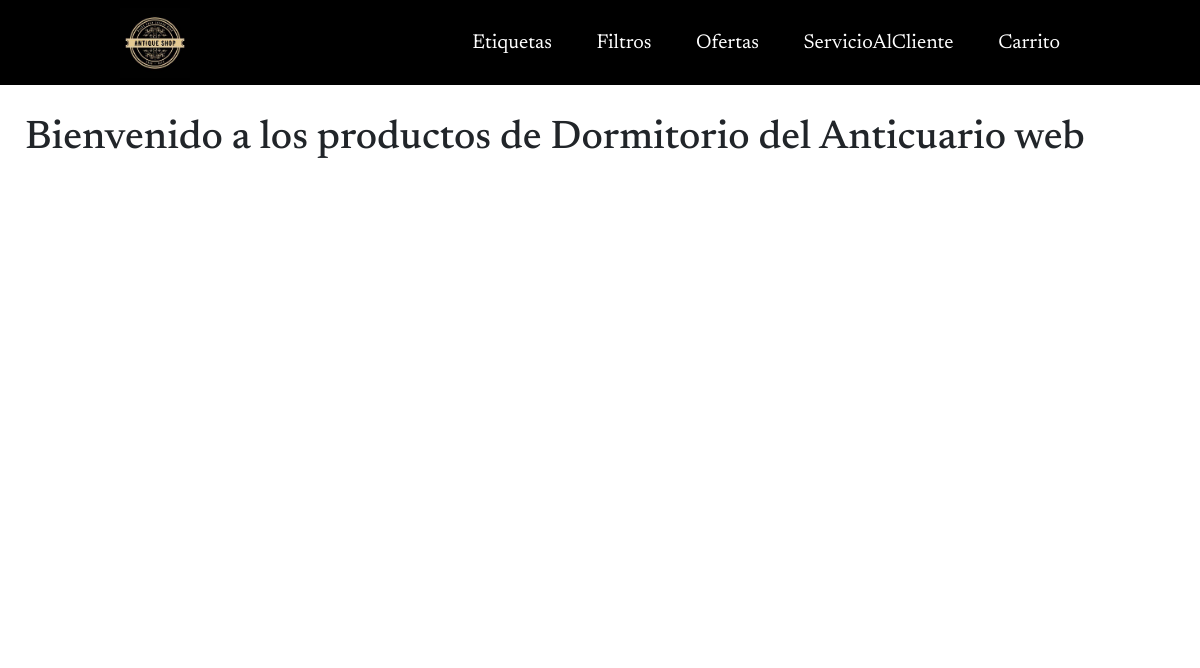
Page /Dormitorio on the earlier database version.
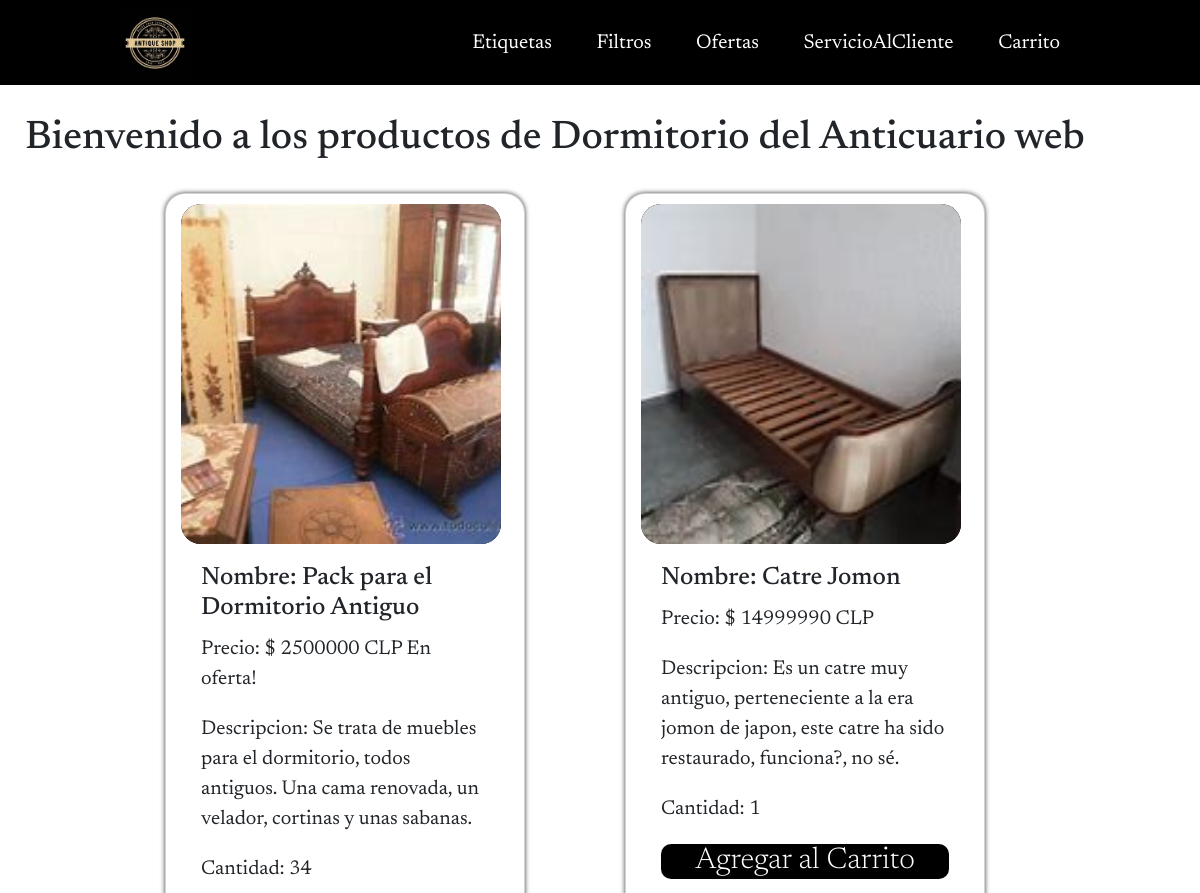
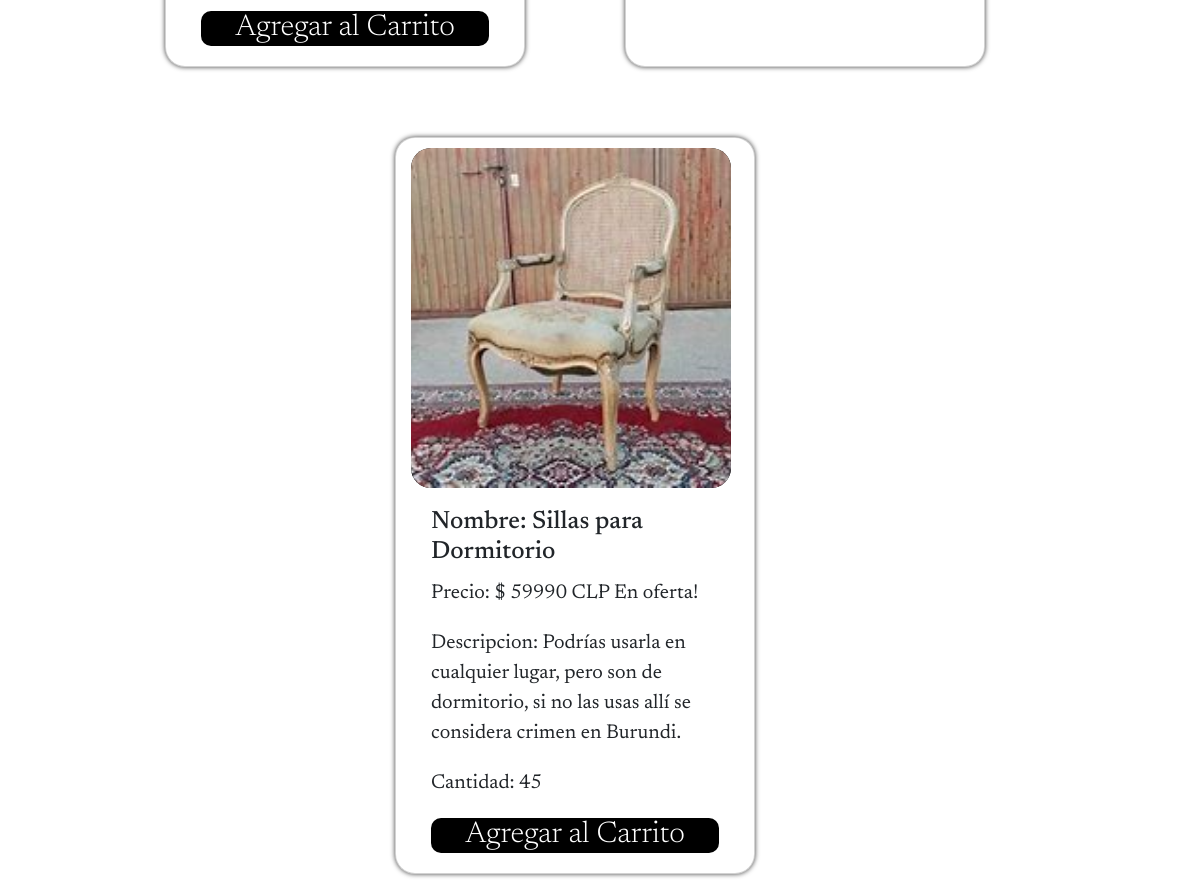
Same page on the later database version (2 pictures, top to bottom).
### appAnticuario/models.py (models this page shows, shortened)
class producto(models.Model):
    id_prod =  models.IntegerField(primary_key=True)
    id_prod_etiqueta = models.CharField(max_length=15)
    enOferta = models.BooleanField(default=False)
    imagen_prod = models.ImageField(upload_to="productos")
    nom_prod = models.CharField(max_length=35)
    precio_prod = models.IntegerField()
    desc_prod= models.CharField(max_length=150)
    cantidad = models.IntegerField()

### appAnticuario/views.py (the view)
# urls.py: path('Dormitorio', views.Dormitorio, name='Dormitorio'),
def Dormitorio(request):
    productos = producto.objects.filter(id_prod_etiqueta='Dormitorio')
    context = {"productos": productos}
    return render(request, 'appAnticuario/Dormitorio.html', context)

### appAnticuario/context_processor.py (called while the page is built)
def totalCarrito(request):
    total = 0
    if "carrito" in request.session.keys():
        for key, value in request.session["carrito"].items():
            total += (value["acumulado"])
    return {"totalCarrito": total}

### appAnticuario/templates/appAnticuario/Dormitorio.html (shortened to what this page needs)
{% load static %}
<!DOCTYPE html>
<html lang="en">
  <head>
    <link rel="stylesheet" href="{% static 'styles.css' %}">
    <link href="https://cdn.jsdelivr.net/npm/bootstrap@5.2.3/dist/css/bootstrap.min.css" rel="stylesheet">
  </head>
  <body>
<header class= "header">
  <div class="logo">
    <a href="Anticuario"><img src="{% static '/logo/OIP.jpg' %}" alt="Logo de la pagina"></a>
  </div>
  <nav>
    <ul class="nav_links">
      <li><a href="Etiquetas">Etiquetas</a></li>
      <li><a href="Filtros">Filtros</a></li>
      <li><a href="Ofertas">Ofertas</a></li>
      <li><a href="ServicioAlCliente">ServicioAlCliente</a></li>
      <li><a class="nav-link text-white" data-bs-toggle="modal" data-bs-target="#modal">Carrito</a></li>
    </ul>
  </nav>
</header>
    <br>
    <h1> Bienvenido a los productos de Dormitorio del Anticuario web </h1>
    <main>
      <div class="row" id="contenedor">
        {% for producto in productos %}
            <div class="card mt-3" style="width: 18rem;">
                <img class="card-img-top mt-2" src="{{producto.imagen_prod.url}}" alt="{{ producto.nom_prod }}">
                <div class="card-body">
                  <h5 class="card-title">Nombre: {{producto.nom_prod}}</h5>
                  <p class="card-text">Precio: $ {{producto.precio_prod}} CLP
                    {% if producto.enOferta %}
                      <span id="spanOferta">En oferta!</span>
                    {% endif %}
                  </p>
                  <p class="card-text">Descripcion: {{producto.desc_prod}}</p>
                  <p class="card-text">Cantidad: {{producto.cantidad}}</p>
                  <div class="informacion">
                  <a class="informacion" href="{% url 'Add' producto.id_prod %}">Agregar al Carrito</a>
                  </div>
                </div>
            </div>
            <br>
    {% endfor %}
      </div>
    </main>
  </body>
</html>

Differences in the rows shown:
added producto: imagen_prod (picture), nom_prod "Pack para el Dormitorio Antiguo", precio_prod "2500000", enOferta "En oferta!", desc_prod "Se trata de muebles para el dormitorio, todos antiguos. Una cama renovada, un velador, cortinas y unas sabanas.", cantidad "34"
added producto: imagen_prod (picture), nom_prod "Catre Jomon", precio_prod "14999990", desc_prod "Es un catre muy antiguo, perteneciente a la era jomon de japon, este catre ha sido restaurado, funciona?, no sé.", cantidad "1"
added producto: imagen_prod (picture), nom_prod "Sillas para Dormitorio", precio_prod "59990", enOferta "En oferta!", desc_prod "Podrías usarla en cualquier lugar, pero son de dormitorio, si no las usas allí se considera crimen en Burundi.", cantidad "45"
